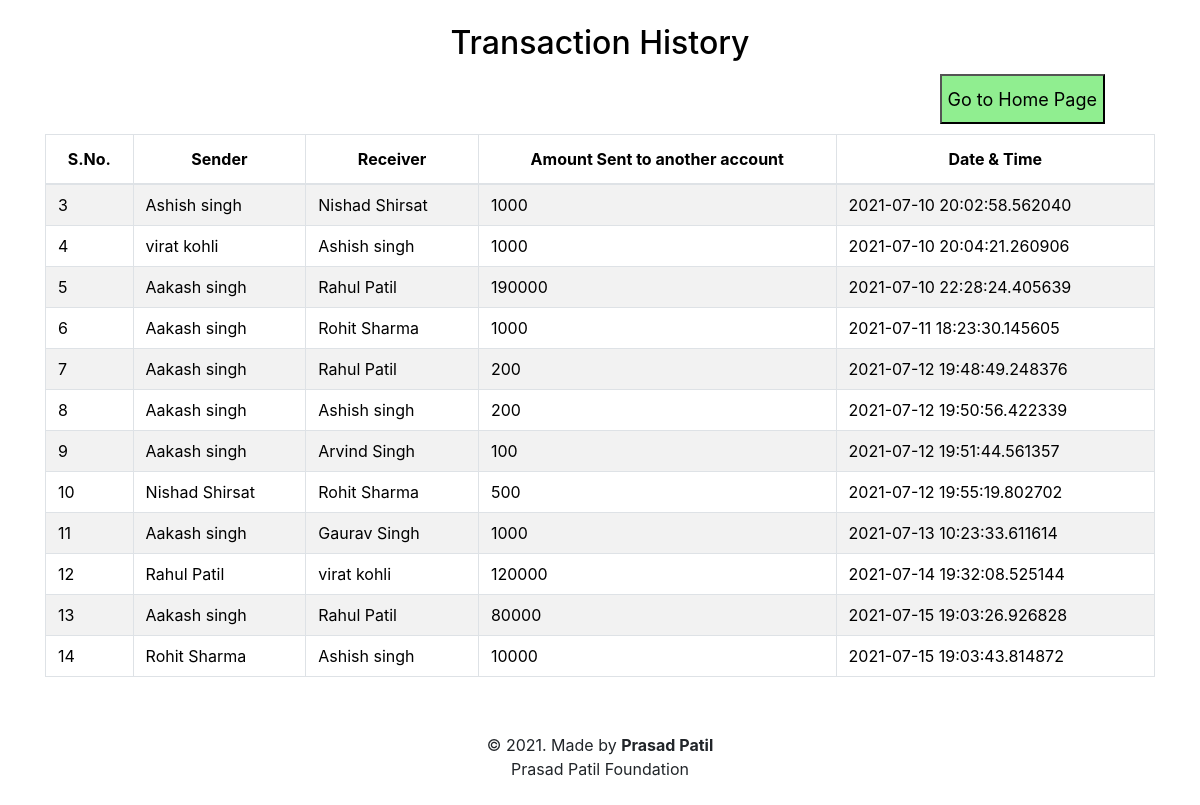
/transaction.php, run on the app's committed database.
### tables this page shows
CREATE TABLE `transactions` (
  `sno` int(255) NOT NULL,
  `sender` varchar(1000) NOT NULL,
  `receiver` varchar(1000) NOT NULL,
  `amount` mediumtext NOT NULL,
  `datetime` datetime(6) NOT NULL DEFAULT current_timestamp(6)
);

### transaction.php (the view, shortened to what this page needs)
<!DOCTYPE html>
<html lang="en">
<head>
    <link rel="stylesheet" href="https://stackpath.bootstrapcdn.com/bootstrap/4.5.2/css/bootstrap.min.css">
</head>
<body style="background-color : #FFFFFF;">
	<div class="container">
        <h2 class="text-center pt-4" style="color : black;">Transaction History</h2>
        <a href = "index.php"><button type="button" style="width: 100%; height: 50px; color: black; background-color: #90EE90; font-size: 18px;">Go to Home Page</button></a>
       <br>
       <div class="table-responsive-sm">
    <table class="table table-hover table-striped table-condensed table-bordered">
        <thead style="color : black;">
            <tr>
                <th class="text-center">S.No.</th>
                <th class="text-center">Sender</th>
                <th class="text-center">Receiver</th>
                <th class="text-center">Amount Sent to another account</th>
                <th class="text-center">Date & Time</th>
            </tr>
        </thead>
        <tbody>
        <?php
            include 'config.php';
            $sql ="select * from transactions";
            $query =mysqli_query($conn, $sql);
            while($rows = mysqli_fetch_assoc($query))
            {
        ?>
            <tr style="color : black;">
            <td class="py-2"><?php echo $rows['sno']; ?></td>
            <td class="py-2"><?php echo $rows['sender']; ?></td>
            <td class="py-2"><?php echo $rows['receiver']; ?></td>
            <td class="py-2"><?php echo $rows['amount']; ?></td>
            <td class="py-2"><?php echo $rows['datetime']; ?> </td>
        <?php
            }
        ?>
        </tbody>
    </table>
    </div>
</div>
<footer class="text-center mt-5 py-2">
            <p>&copy 2021. Made by <b>Prasad Patil</b> <br>Prasad Patil Foundation</p>
</footer>
</body>
</html>

### transaction.php (style rules this page uses)
a { float: right; margin-right: 50px; margin-bottom: 10px; margin-top: 4px; }

### data on the page
transactions: sno "3", sender "Ashish singh", receiver "Nishad Shirsat", amount "1000", datetime "2021-07-10 20:02:58.562040"
transactions: sno "4", sender "virat kohli", receiver "Ashish singh", amount "1000", datetime "2021-07-10 20:04:21.260906"
transactions: sno "5", sender "Aakash singh", receiver "Rahul Patil", amount "190000", datetime "2021-07-10 22:28:24.405639"
transactions: sno "6", sender "Aakash singh", receiver "Rohit Sharma", amount "1000", datetime "2021-07-11 18:23:30.145605"
transactions: sno "7", sender "Aakash singh", receiver "Rahul Patil", amount "200", datetime "2021-07-12 19:48:49.248376"
transactions: sno "8", sender "Aakash singh", receiver "Ashish singh", amount "200", datetime "2021-07-12 19:50:56.422339"
transactions: sno "9", sender "Aakash singh", receiver "Arvind Singh", amount "100", datetime "2021-07-12 19:51:44.561357"
transactions: sno "10", sender "Nishad Shirsat", receiver "Rohit Sharma", amount "500", datetime "2021-07-12 19:55:19.802702"
transactions: sno "11", sender "Aakash singh", receiver "Gaurav Singh", amount "1000", datetime "2021-07-13 10:23:33.611614"
transactions: sno "12", sender "Rahul Patil", receiver "virat kohli", amount "120000", datetime "2021-07-14 19:32:08.525144"
transactions: sno "13", sender "Aakash singh", receiver "Rahul Patil", amount "80000", datetime "2021-07-15 19:03:26.926828"
transactions: sno "14", sender "Rohit Sharma", receiver "Ashish singh", amount "10000", datetime "2021-07-15 19:03:43.814872"
